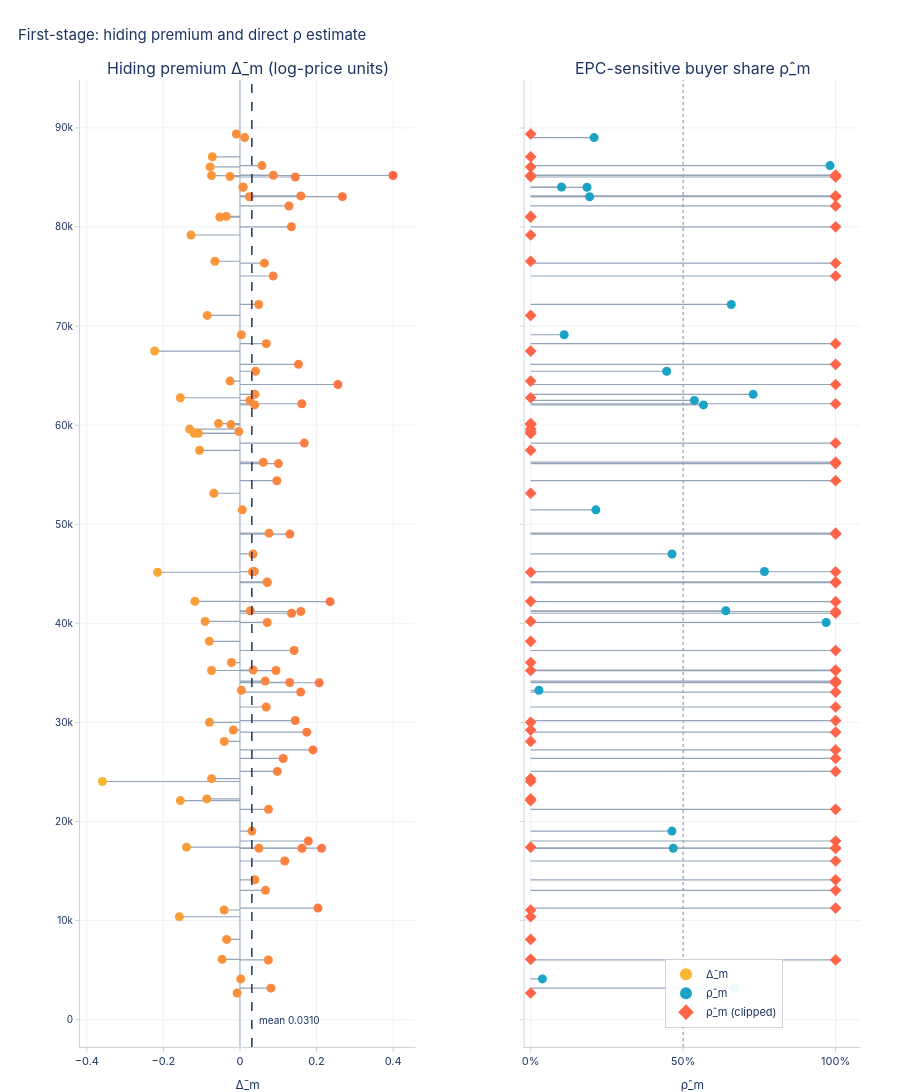

The notebook cell saved with this chart:
### Markdown cell above
### Direct $\rho$ Estimator

The market-level hiding premium $\hat{\Delta}_m$ — the average log price gap between hidden and disclosed listings after controlling for observable quality — provides a closed-form first-stage estimate of $\hat{\rho}^{\text{dir}}_m$. In the real data, a positive and significant $\hat{\Delta}_m$ confirms that hidden listings transact at a premium, consistent with adverse selection: sellers who hide tend to have EPC ratings only slightly below $\bar{\theta}$, so buyers rationally bid close to the disclosed price.

### Code cell
# Compute hiding premium and direct rho estimator
df_est = df[df["market_id"].isin(estimable_markets)]

df_hiders, market_premium = compute_hiding_premium(df_est, hedonic_params)
rho_direct_df = estimate_rho_direct(
    market_stats.loc[estimable_markets],
    market_premium,
    hedonic_params,
)

print(f"Mean hiding premium delta_bar_m : {rho_direct_df['delta_bar'].mean():.4f}")
print(f"Mean rho_hat (direct, clipped)  : {rho_direct_df['rho_hat_clipped'].mean():.4f}")
print(f"  -> ~{rho_direct_df['rho_hat_clipped'].mean():.0%} of buyers are EPC-sensitive (first-stage)")

fig = chart_hiding_premiums(rho_direct_df)
fig.show()
